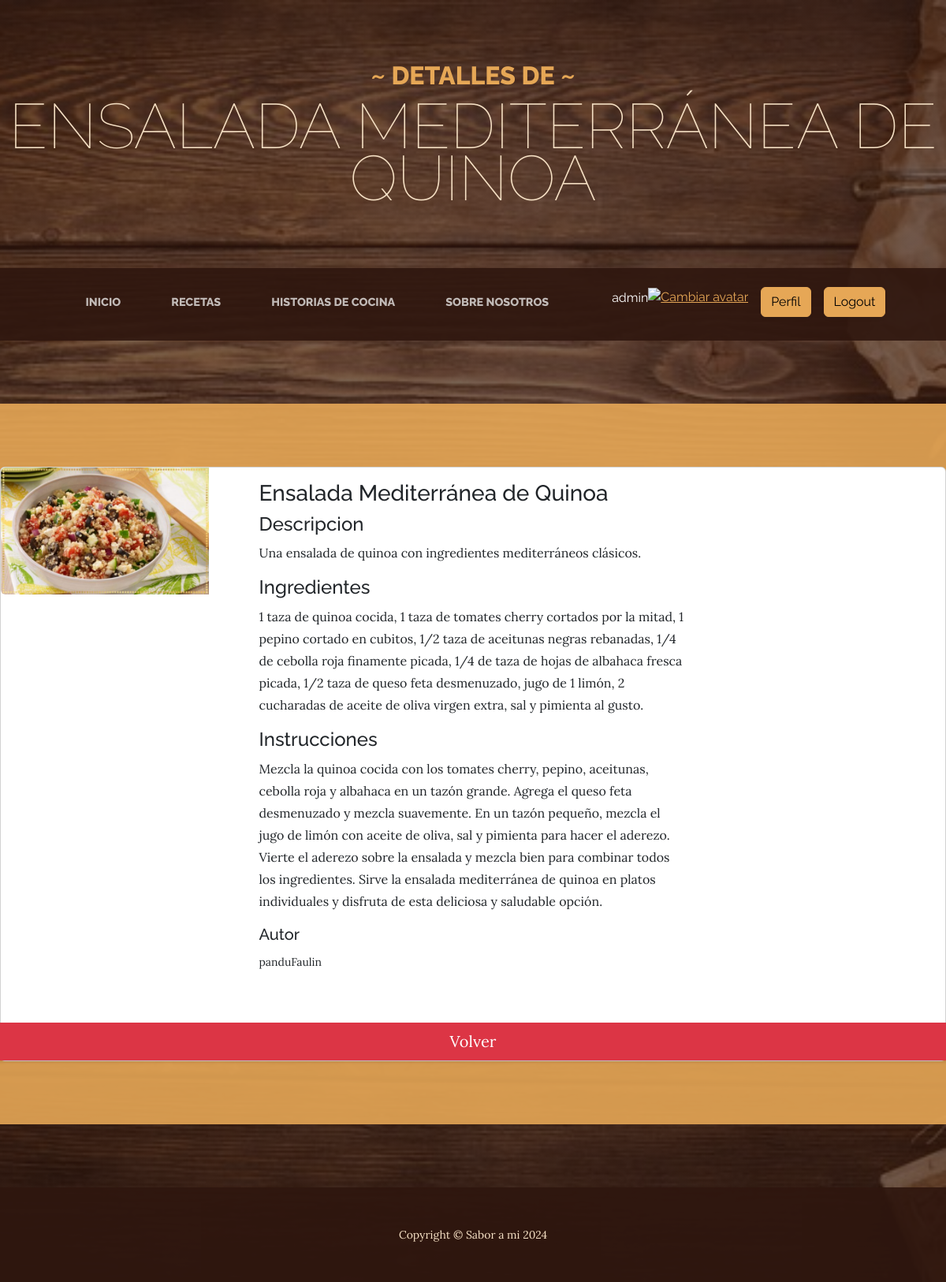
Screenshot of /receta_detalle/17/ (signed in) with the database file from the repository.
### recetasApp/models.py (models this page shows, shortened)
class Receta(models.Model):
    titulo = models.CharField(max_length=70)
    descripcion = models.TextField()
    ingredientes = models.TextField()
    instrucciones = models.TextField()
    autor = models.ForeignKey(User, on_delete=models.CASCADE, null=True)
    imagenReceta = models.ImageField(blank=True, upload_to="media/")
    class Meta:
        verbose_name = "receta"
        verbose_name_plural = "recetas"
        ordering = ["titulo"]

### recetasApp/views.py (the view)
# urls.py: path("receta_detalle/<id_receta>/", mostrarDetalles, name="receta_detalle"),
@login_required
def mostrarDetalles(request, id_receta):
    laRreceta = Receta.objects.get(id=id_receta)
    contexto = {"receta": laRreceta}
    return render(request, "recetasApp/recetasDetalle.html", contexto)

### recetasApp/templates/recetasApp/recetasDetalle.html (shortened to what this page needs)
{% extends 'recetasApp/recetas.html' %} {% block Titulo %}
<header>
  <h1 class="site-heading text-center text-faded d-none d-lg-block">
    <span class="site-heading-upper text-primary mb-3">~ Detalles de ~</span>
    <span class="site-heading-lower">{{receta.titulo}}</span>
  </h1>
</header>
{% endblock Titulo %} {% block Contenido %}
<section class="page-section cta about-heading text:center">
  <div class="card border-1">
    <div class="row g-5">
      <div class="col-md-3">
        <img
          src="{{ receta.imagenReceta.url }}"
          class="img-fluid rounded-start"
        />
      </div>
      <div class="col-md-6">
        <div class="card-body">
          <h3 class="card-title">{{receta.titulo}}</h3>
          <h4>Descripcion</h4>
          <p class="card-text">{{receta.descripcion}}</p>
          <h4>Ingredientes</h4>
          <p class="card-text">{{receta.ingredientes}}</p>
          <h4>Instrucciones</h4>
          <p class="card-text">{{receta.instrucciones}}</p>
          <h5>Autor</h5>
          <p class="card-text">
            <small class="text-body-secondary">{{receta.autor}}</small>
          </p>
        </div>
      </div>
      <a href="{% url 'recetas' %}" class="btn btn-danger btn-lg">Volver</a>
    </div>
  </div>
</section>
{% endblock Contenido %}

### recetasApp/templates/recetasApp/index.html (shortened to what this page needs)
<!DOCTYPE html>
<html lang="en">
  <head>
    {% load static %}
    <link href="{%static 'css/styles.css'%}" rel="stylesheet" />
    <link
      rel="stylesheet"
      href="https://cdnjs.cloudflare.com/ajax/libs/font-awesome/6.4.0/css/all.min.css"
    />
  </head>
  <body>
    {% block Titulo %}{% endblock Titulo %}
    <nav class="navbar navbar-expand-lg navbar-dark py-lg-4" id="mainNav">
      <div class="container">
        <div class="collapse navbar-collapse" id="navbarSupportedContent">
          <ul class="navbar-nav mx-auto">
            <li class="nav-item px-lg-4">
              <a class="nav-link text-uppercase" href="{% url 'home'%}"
                >Inicio</a
              >
            </li>
            {% if user.is_authenticated %}
            <li class="nav-item px-lg-4">
              <a class="nav-link text-uppercase" href="{% url 'recetas'%}"
                >Recetas</a
              >
            </li>
            <li class="nav-item px-lg-4">
              <a
                class="nav-link text-uppercase"
                href="{% url 'historias_de_cocina'%}"
                >Historias de cocina</a
              >
            </li>
            <li class="nav-item px-lg-4">
              <a
                class="nav-link text-uppercase"
                href="{% url 'sobre_nosotros'%}"
                >Sobre nosotros</a
              >
            </li>
            <p style="color: white" class="ms-5">{{ user.username }}</p>
            <div class="text-center">
              <a href="{% url 'agregar_avatar' %}"
                ><img
                  src="{{ request.session.avatar }}"
                  height="30px"
                  weight="30px"
                  title="Cambiar avatar"
              /></a>
            </div>
            <li class="nav-item">
              <a class="btn btn-primary ms-3" href="{% url 'perfil'%}"
                >Perfil</a
              >
            </li>
            <li class="nav-item">
              <a class="btn btn-primary ms-3" href="{% url 'logout'%}"
                >Logout</a
              >
            </li>
            {% endif %}
          </ul>
        </div>
      </div>
    </nav>
    {% block Contenido %}{% endblock Contenido %}
    <footer class="footer text-faded text-center py-5">
      <div class="container">
        <p class="m-0 small">Copyright &copy; Sabor a mi 2024</p>
      </div>
    </footer>
  </body>
</html>

### rows the page displays
Receta: titulo "ENSALADA MEDITERRÁNEA DE QUINOA", imagenReceta (picture), titulo "Ensalada Mediterránea de Quinoa", descripcion "Una ensalada de quinoa con ingredientes mediterráneos clásicos.", ingredientes "1 taza de quinoa cocida, 1 taza de tomates cherry cortados por la mitad, 1 pepino cortado en cubitos, 1/2 taza de aceitunas negras rebanadas, 1/4 de cebolla roja finamente picada, 1/4 de taza de hojas de albahaca fresca picada, 1/2 taza de queso feta desmenuzado, jugo de 1 limón, 2 cucharadas de aceite de oliva virgen extra, sal y pimienta al gusto.", instrucciones "Mezcla la quinoa cocida con los tomates cherry, pepino, aceitunas, cebolla roja y albahaca en un tazón grande. Agrega el queso feta desmenuzado y mezcla suavemente. En un tazón pequeño, mezcla el jugo de limón con aceite de oliva, sal y pimienta para hacer el aderezo. Vierte el aderezo sobre la ensalada y mezcla bien para combinar todos los ingredientes. Sirve la ensalada mediterránea de quinoa en platos individuales y disfruta de esta deliciosa y saludable opción.", autor "panduFaulin"

### other values shown
{{ user.username }} "admin"
